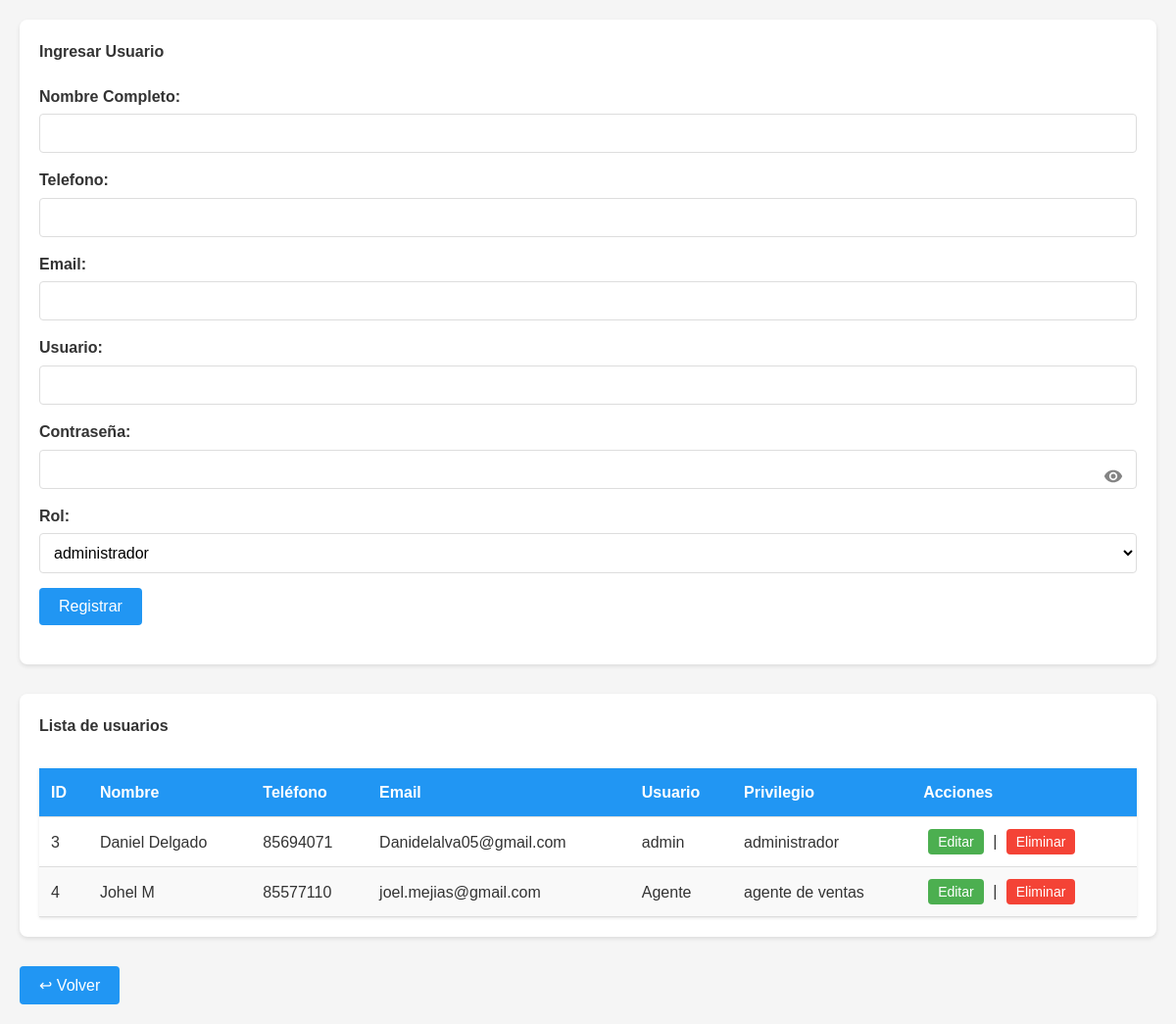
The page /admin/usuarios.php (signed in) on the database its author committed.
### tables this page shows
CREATE TABLE `usuario` (
  `id` int(11) NOT NULL,
  `nombre` varchar(100) NOT NULL,
  `telefono` varchar(20) NOT NULL,
  `email` varchar(100) NOT NULL,
  `usuario` varchar(50) NOT NULL,
  `contrasena` varchar(300) NOT NULL,
  `privilegio` int(11) NOT NULL,
  `primerIngreso` tinyint(1) NOT NULL DEFAULT 1
);

CREATE TABLE `privilegio` (
  `id` int(11) NOT NULL,
  `nombre` varchar(30) NOT NULL
);

### config/consultasDB.php (called while the page is built, shortened)
<?php
function getUsuarios($conn){
    $sql = "SELECT u.id, u.nombre, u.telefono, u.email, u.usuario, u.privilegio, p.nombre AS privilegio_nombre
            FROM usuario u
            INNER JOIN privilegio p ON u.privilegio = p.id
            ORDER BY u.id ASC";
    return $conn->query($sql);
}
function getRoles($conn){
    $sql = "SELECT * FROM privilegio ORDER BY id ASC";
    return $conn->query($sql);
}
?>

### admin/usuarios.php (the view, shortened to what this page needs)
<?php
require_once __DIR__ . '/../config/consultasDB.php';
?>
<!DOCTYPE html>
<html lang="en">
<head>
    <link rel="stylesheet" href="../assets/alert.css">
    <link rel="stylesheet" href="../assets/usuarios.css">
</head>
<body>
    <div class="container">
        <section class="bloque">
            <form action="" method="post">
                <h4>Ingresar Usuario</h4>
                <label for="nombre">Nombre Completo:</label>
                <input type="text" name="nombre" id="nombre" required>
                <label for="telefono">Telefono:</label>
                <input type="text" name="telefono" id="telefono" pattern="^[0-9]{8,12}$" required>
                <label for="email">Email:</label>
                <input type="email" name="email" id="email" required>
                <label for="user">Usuario:</label>
                <input type="text" name="user" id="user" required>
                <div class="password-field">
                    <label for="pass">Contraseña:</label>
                    <div class="password-container">
                        <input type="password" name="pass" id="pass" required>
                        <span class="toggle-password" onclick="togglePassword('pass')">
                            <svg xmlns="http://www.w3.org/2000/svg" viewBox="0 0 24 24" width="24" height="24">
                                <path d="M12 4.5C7 4.5 2.73 7.61 1 12c1.73 4.39 6 7.5 11 7.5s9.27-3.11 11-7.5c-1.73-4.39-6-7.5-11-7.5zM12 17c-2.76 0-5-2.24-5-5s2.24-5 5-5 5 2.24 5 5-2.24 5-5 5zm0-8c-1.66 0-3 1.34-3 3s1.34 3 3 3 3-1.34 3-3-1.34-3-3-3z" />
                            </svg>
                        </span>
                    </div>
                </div>
                <label for="rol">Rol:</label>
                <select name="rol" id="rol" required>
                    <?php
                    $conn = conectar();
                    $resultado = getRoles($conn);
                    if ($resultado->num_rows > 0) {
                        while ($row = $resultado->fetch_assoc()) {
                            echo "<option value='" . $row['id'] . "'>" . $row['nombre'] . "</option>";
                        }
                    } else {
                        echo "<option value=''>No hay roles disponibles</option>";
                    }
                    ?>
                </select>
                <button type="submit" value="1" name="registro"> Registrar</button>
            </form>
        </section>
        <section class="bloque">
            <?php
            $conn = conectar();
            $resultado = getUsuarios($conn);
            if ($resultado->num_rows > 0): ?>
                <h4>Lista de usuarios</h4>
                <table class="tabla-usuarios">
                    <thead>
                        <tr>
                            <th>ID</th>
                            <th>Nombre</th>
                            <th>Teléfono</th>
                            <th>Email</th>
                            <th>Usuario</th>
                            <th>Privilegio</th>
                            <th>Acciones</th>
                        </tr>
                    </thead>
                    <tbody>
                        <?php while ($row = $resultado->fetch_assoc()): ?>
                            <tr>
                                <td><?php echo $row['id']; ?></td>
                                <td><?php echo $row['nombre']; ?></td>
                                <td><?php echo $row['telefono']; ?></td>
                                <td><?php echo $row['email']; ?></td>
                                <td><?php echo $row['usuario']; ?></td>
                                <td><?php echo $row['privilegio_nombre']; ?></td>
                                <td>
                                    <button name="editar"><a href="./editarUsuario.php?id=<?php echo $row['id'] ?>">Editar</a></button>
                                    |
                                    <button name="eliminar"><a href="./eliminarUsuario.php?id=<?php echo $row['id'] ?>" onclick="return confirm('¿Estás seguro de eliminar este usuario?');">Eliminar</a></button>
                                </td>
                            </tr>
                        <?php endwhile; ?>
                    </tbody>
                </table>
            <?php endif; ?>
        </section>
        <button><a href="./dashboard.php">↩ Volver</a></button>
    </div>
</body>
</html>

### assets/alert.css (style rules this page uses)
:root { --alert-info: #2196F3; --alert-success: #4CAF50; --alert-warning: #FFC107; --alert-danger: #f44336; --alert-bg: rgba(255, 255, 255, 0.95); --shadow: rgba(0, 0, 0, 0.1); }

### assets/usuarios.css (style rules this page uses)
:root { --primary-color: #2196F3; --primary-hover: #1976D2; --success-color: #4CAF50; --success-hover: #45a049; --warning-color: #FFC107; --warning-hover: #e0a800; --danger-color: #f44336; --danger-hover: #cc0000; --bg-color: #f5f5f5; --bg-white: #ffffff; --bg-hover: #f5f5f5; --bg-even: #f9f9f9; --bg-footer: #f0f0f0; --border-color: #ddd; --text-color: #333; --text-white: #ffffff; --shadow-color: rgba(0, 0, 0, 0.1); --shadow-focus: rgba(33, 150, 243, 0.2); }
* { margin: 0; padding: 0; box-sizing: border-box; font-family: 'Arial', sans-serif; }
body { background-color: var(--bg-color); color: var(--text-color); line-height: 1.6; }
.container { max-width: 1200px; margin: 0 auto; padding: 20px; }
.bloque { background-color: var(--bg-white); padding: 20px; border-radius: 8px; box-shadow: 0 2px 4px var(--shadow-color); margin-bottom: 30px; }
h1, h2, h3, h4 { margin-bottom: 20px; color: var(--text-color); }
form { margin-bottom: 20px; }
label { display: block; margin-bottom: 5px; font-weight: bold; }
input, select { width: 100%; padding: 10px; border: 1px solid var(--border-color); border-radius: 4px; font-size: 16px; margin-bottom: 15px; background-color: var(--bg-white); }
button { padding: 10px 20px; border: none; border-radius: 4px; cursor: pointer; font-size: 16px; transition: background-color 0.3s; background-color: var(--primary-color); color: var(--text-white); }
button[name="editar"] { background-color: var(--success-color); color: var(--text-white); padding: 5px 10px; font-size: 14px; }
button[name="eliminar"] { background-color: var(--danger-color); color: var(--text-white); padding: 5px 10px; font-size: 14px; }
button a { color: var(--text-white) !important; text-decoration: none; display: inline-block; width: 100%; height: 100%; }
.tabla-usuarios { margin-top: 30px; overflow-x: auto; }
table { width: 100%; border-collapse: collapse; margin-top: 20px; background: var(--bg-white); box-shadow: 0 1px 3px rgba(0, 0, 0, 0.1); }
th, td { padding: 12px; text-align: left; border-bottom: 1px solid var(--border-color); }
th { background-color: var(--primary-color); color: var(--text-white); }
tr:nth-child(even) { background-color: var(--bg-even); }
td button { margin: 0 5px; }
.password-field { position: relative; width: 100%; }
.password-container { position: relative; width: 100%; }
.password-container input { width: 100%; padding-right: 40px; }
.toggle-password { position: absolute; right: 10px; top: 50%; transform: translateY(-50%); cursor: pointer; display: flex; align-items: center; justify-content: center; padding: 4px; transition: opacity 0.3s; fill: var(--text-color); opacity: 0.6; }
.toggle-password svg { width: 20px; height: 20px; }

### rows shown on the page
usuario: id "3", nombre "Daniel Delgado", telefono "85694071", email "Danidelalva05@gmail.com", usuario "admin", privilegio.nombre "administrador"
usuario: id "4", nombre "Johel M", telefono "85577110", email "joel.mejias@gmail.com", usuario "Agente", privilegio.nombre "agente de ventas"

### other values the page prints
form field rol "administrador"
